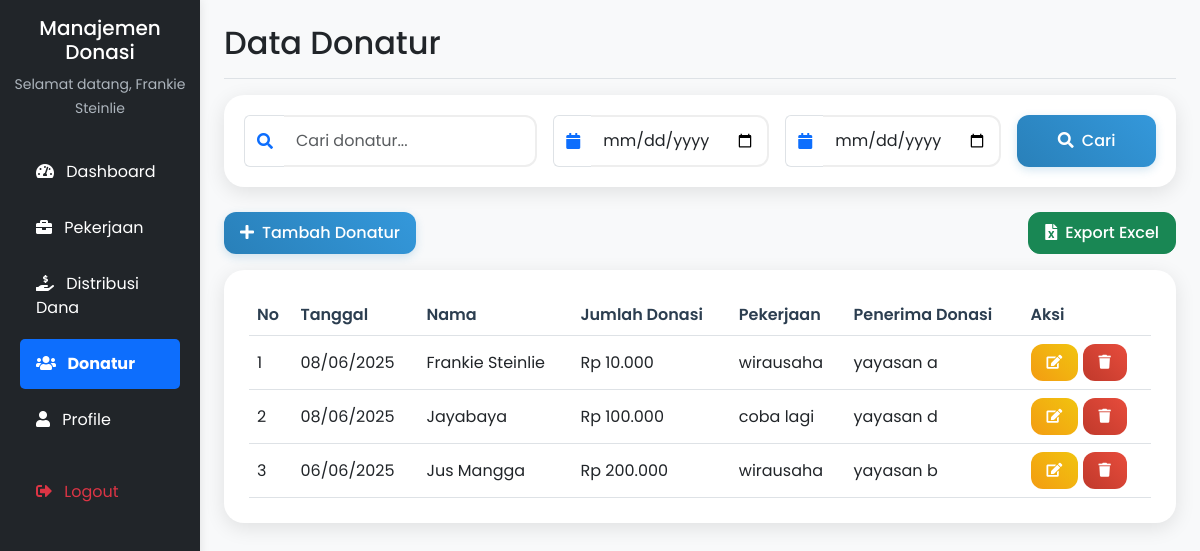
Page /donatur/index.php (signed in) on the committed database.
### tables this page shows
CREATE TABLE `donatur` (
  `id` int NOT NULL AUTO_INCREMENT,
  `nama` varchar(255) DEFAULT NULL,
  `jumlah_donasi` decimal(10,2) DEFAULT NULL,
  `id_pekerjaan` int DEFAULT NULL,
  `id_distribusi` int DEFAULT NULL,
  `tanggal_donasi` date DEFAULT NULL,
  PRIMARY KEY (`id`),
  KEY `id_pekerjaan` (`id_pekerjaan`),
  KEY `id_distribusi` (`id_distribusi`),
  CONSTRAINT `donatur_ibfk_1` FOREIGN KEY (`id_pekerjaan`) REFERENCES `pekerjaan` (`id`),
  CONSTRAINT `donatur_ibfk_2` FOREIGN KEY (`id_distribusi`) REFERENCES `distribusi` (`id`)
);

CREATE TABLE `pekerjaan` (
  `id` int NOT NULL AUTO_INCREMENT,
  `nama_pekerjaan` varchar(255) DEFAULT NULL,
  PRIMARY KEY (`id`)
);

CREATE TABLE `distribusi` (
  `id` int NOT NULL AUTO_INCREMENT,
  `nama_penerima` varchar(255) DEFAULT NULL,
  PRIMARY KEY (`id`)
);

### donatur/index.php (the view, shortened to what this page needs)
<?php
include '../koneksi.php';
$where = "1=1";
?>
<!DOCTYPE html>
<html>
<head>
    <link href="https://cdn.jsdelivr.net/npm/bootstrap@5.3.0/dist/css/bootstrap.min.css" rel="stylesheet">
    <link rel="stylesheet" href="https://cdnjs.cloudflare.com/ajax/libs/font-awesome/5.15.4/css/all.min.css">
    <link href="../assets/css/style.css" rel="stylesheet">
</head>
<body>
    <div class="container-fluid">
        <div class="row">
            <?php include '../sidebar.php'; ?>
            <main class="col-md-9 ms-sm-auto col-lg-10 px-md-4 py-4">
                <div class="d-flex justify-content-between flex-wrap flex-md-nowrap align-items-center pb-2 mb-3 border-bottom">
                    <h1 class="h2">Data Donatur</h1>
                </div>
                <div class="search-form fade-in">
                    <form method="get" class="row g-3">
                        <div class="col-md-4">
                            <div class="input-group">
                                <span class="input-group-text bg-white border-end-0"><i class="fas fa-search text-primary"></i></span>
                                <input type="text" name="keyword" class="form-control border-start-0" placeholder="Cari donatur..." value="<?= $_GET['keyword'] ?? '' ?>">
                            </div>
                        </div>
                        <div class="col-md-3">
                            <div class="input-group">
                                <span class="input-group-text bg-white border-end-0"><i class="fas fa-calendar text-primary"></i></span>
                                <input type="date" name="tanggal_awal" class="form-control border-start-0" value="<?= $_GET['tanggal_awal'] ?? '' ?>">
                            </div>
                        </div>
                        <div class="col-md-3">
                            <div class="input-group">
                                <span class="input-group-text bg-white border-end-0"><i class="fas fa-calendar text-primary"></i></span>
                                <input type="date" name="tanggal_akhir" class="form-control border-start-0" value="<?= $_GET['tanggal_akhir'] ?? '' ?>">
                            </div>
                        </div>
                        <div class="col-md-2 d-flex gap-2">
                            <button type="submit" class="btn btn-primary flex-grow-1">
                                <i class="fas fa-search me-2"></i>Cari
                            </button>
                        </div>
                    </form>
                </div>
                <div class="d-flex justify-content-between mb-3">
                    <button class="btn btn-primary" data-bs-toggle="modal" data-bs-target="#modalTambah">
                        <i class="fas fa-plus me-2"></i>Tambah Donatur
                    </button>
                    <a href="export.php<?= isset($_GET['keyword']) ? '?keyword='.$_GET['keyword'] : '' ?><?= isset($_GET['tanggal_awal']) ? (isset($_GET['keyword']) ? '&' : '?').'tanggal_awal='.$_GET['tanggal_awal'] : '' ?><?= isset($_GET['tanggal_akhir']) ? '&tanggal_akhir='.$_GET['tanggal_akhir'] : '' ?>" class="btn btn-success">
                        <i class="fas fa-file-excel me-2"></i>Export Excel
                    </a>
                </div>
                <div class="card fade-in">
                    <div class="card-body">
                        <div class="table-responsive">
                            <table class="table">
                                <thead>
                                    <tr>
                                        <th>No</th>
                                        <th>Tanggal</th>
                                        <th>Nama</th>
                                        <th>Jumlah Donasi</th>
                                        <th>Pekerjaan</th>
                                        <th>Penerima Donasi</th>
                                        <th>Aksi</th>
                                    </tr>
                                </thead>
                                <tbody>
                                    <?php
                                    $no = 1;
                                    $query = mysqli_query($koneksi, "SELECT donatur.*, pekerjaan.nama_pekerjaan, distribusi.nama_penerima
                                                                   FROM donatur
                                                                   LEFT JOIN pekerjaan ON donatur.id_pekerjaan = pekerjaan.id
                                                                   LEFT JOIN distribusi ON donatur.id_distribusi = distribusi.id
                                                                   WHERE $where
                                                                   ORDER BY tanggal_donasi DESC");
                                    while ($data = mysqli_fetch_array($query)) {
                                    ?>
                                    <tr>
                                        <td><?= $no++ ?></td>
                                        <td><?= date('d/m/Y', strtotime($data['tanggal_donasi'])) ?></td>
                                        <td><?= $data['nama'] ?></td>
                                        <td>Rp <?= number_format($data['jumlah_donasi'], 0, ',', '.') ?></td>
                                        <td><?= $data['nama_pekerjaan'] ?></td>
                                        <td><?= $data['nama_penerima'] ?></td>
                                        <td>
                                            <button class="btn btn-sm btn-warning" data-bs-toggle="modal" data-bs-target="#modalEdit<?= $data['id'] ?>">
                                                <i class="fas fa-edit"></i>
                                            </button>
                                            <a href="?hapus=<?= $data['id'] ?>" class="btn btn-sm btn-danger" onclick="return confirm('Yakin ingin menghapus?')">
                                                <i class="fas fa-trash"></i>
                                            </a>
                                        </td>
                                    </tr>
                                    <?php } ?>
                                </tbody>
                            </table>
                        </div>
                    </div>
                </div>
            </main>
        </div>
    </div>
</body>
</html>

### sidebar.php (shortened to what this page needs)
<nav id="sidebar" class="col-md-3 col-lg-2 d-md-block bg-dark sidebar min-vh-100">
    <div class="position-sticky pt-3">
        <div class="text-center mb-4">
            <h5 class="text-white">Manajemen Donasi</h5>
            <small class="text-muted">Selamat datang, <?= $_SESSION['nama'] ?></small>
        </div>
        <ul class="nav flex-column">
            <li class="nav-item">
                <a class="nav-link text-white <?= strpos($_SERVER['REQUEST_URI'], 'dashboard') ? 'active bg-primary' : '' ?>" href="../dashboard">
                    <i class="fas fa-tachometer-alt me-2"></i>
                    Dashboard
                </a>
            </li>
            <li class="nav-item">
                <a class="nav-link text-white <?= strpos($_SERVER['REQUEST_URI'], 'pekerjaan') ? 'active bg-primary' : '' ?>" href="../pekerjaan">
                    <i class="fas fa-briefcase me-2"></i>
                    Pekerjaan
                </a>
            </li>
            <li class="nav-item">
                <a class="nav-link text-white <?= strpos($_SERVER['REQUEST_URI'], 'distribusidana') ? 'active bg-primary' : '' ?>" href="../distribusidana">
                    <i class="fas fa-hand-holding-usd me-2"></i>
                    Distribusi Dana
                </a>
            </li>
            <li class="nav-item">
                <a class="nav-link text-white <?= strpos($_SERVER['REQUEST_URI'], 'donatur') ? 'active bg-primary' : '' ?>" href="../donatur">
                    <i class="fas fa-users me-2"></i>
                    Donatur
                </a>
            </li>
            <li class="nav-item">
                <a class="nav-link text-white <?= strpos($_SERVER['REQUEST_URI'], 'profile') ? 'active bg-primary' : '' ?>" href="../profile">
                    <i class="fas fa-user me-2"></i>
                    Profile
                </a>
            </li>
            <li class="nav-item mt-3">
                <a class="nav-link text-danger" href="../logout.php">
                    <i class="fas fa-sign-out-alt me-2"></i>
                    Logout
                </a>
            </li>
        </ul>
    </div>
</nav>
<link rel="stylesheet" href="https://cdnjs.cloudflare.com/ajax/libs/font-awesome/5.15.4/css/all.min.css">

### assets/css/style.css (style rules this page uses)
body { font-family: 'Poppins', sans-serif; background: #f8f9fa; }
.card { border: none; border-radius: 20px; box-shadow: 0 5px 20px rgba(0,0,0,0.1); background: #fff; margin-bottom: 25px; }
.card-body { padding: 25px; }
.table { margin-bottom: 0; }
.table th { font-weight: 600; color: #2c3e50; border-bottom-width: 1px; }
.table td { vertical-align: middle; }
.btn { border-radius: 12px; padding: 8px 16px; font-weight: 500; transition: all 0.3s; }
.btn-primary { background: linear-gradient(45deg, #2980b9, #3498db); border: none; box-shadow: 0 3px 10px rgba(41, 128, 185, 0.2); }
.btn-warning { background: linear-gradient(45deg, #f39c12, #f1c40f); border: none; color: #fff; }
.btn-danger { background: linear-gradient(45deg, #c0392b, #e74c3c); border: none; }
.form-control { border-radius: 12px; padding: 12px; border: 2px solid #eee; transition: all 0.3s; }
.search-form { background: #fff; padding: 20px; border-radius: 20px; box-shadow: 0 5px 20px rgba(0,0,0,0.1); margin-bottom: 25px; }
.fade-in { animation: fadeIn 0.5s; }

### sidebar.php (style rules this page uses)
.sidebar { box-shadow: 0 0 10px rgba(0,0,0,0.1); }
.nav-link { padding: 0.8rem 1rem; border-radius: 5px; margin: 0.2rem 0.5rem; transition: all 0.3s; }
.nav-link.active { font-weight: bold; }
.text-muted { color: #adb5bd !important; }

### rows in the picture
donatur: tanggal_donasi "08/06/2025", nama "Frankie Steinlie", jumlah_donasi "10.000", id_pekerjaan.nama_pekerjaan "wirausaha", id_distribusi.nama_penerima "yayasan a"
donatur: tanggal_donasi "08/06/2025", nama "Jayabaya", jumlah_donasi "100.000", id_pekerjaan.nama_pekerjaan "coba lagi", id_distribusi.nama_penerima "yayasan d"
donatur: tanggal_donasi "06/06/2025", nama "Jus Mangga", jumlah_donasi "200.000", id_pekerjaan.nama_pekerjaan "wirausaha", id_distribusi.nama_penerima "yayasan b"

### other values in the picture
$_SESSION['nama'] "Frankie Steinlie"
